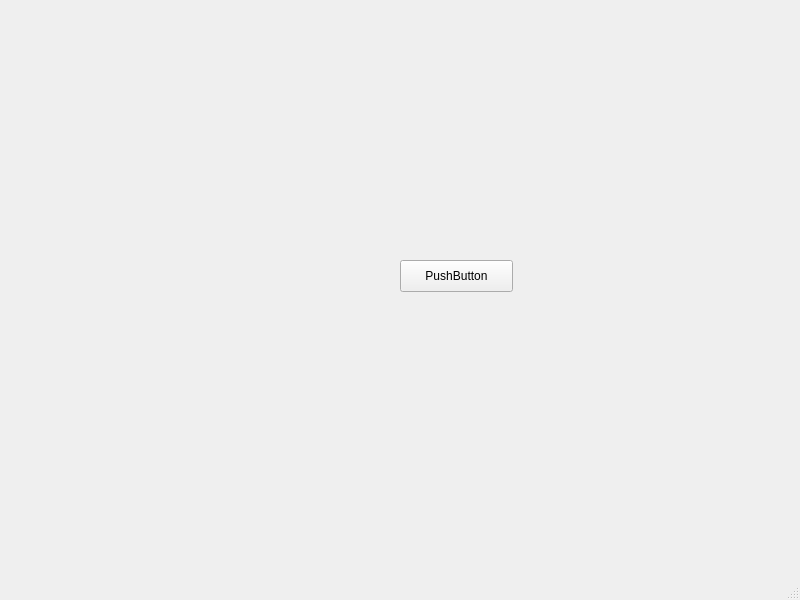
<?xml version="1.0" encoding="UTF-8"?>
<ui version="4.0">
 <class>MainWindow</class>
 <widget class="QMainWindow" name="MainWindow">
  <property name="geometry">
   <rect>
    <x>0</x>
    <y>0</y>
    <width>800</width>
    <height>600</height>
   </rect>
  </property>
  <property name="windowTitle">
   <string>MainWindow</string>
  </property>
  <widget class="QWidget" name="centralwidget">
   <widget class="QPushButton" name="pushButton">
    <property name="geometry">
     <rect>
      <x>400</x>
      <y>260</y>
      <width>113</width>
      <height>32</height>
     </rect>
    </property>
    <property name="text">
     <string>PushButton</string>
    </property>
   </widget>
  </widget>
  <widget class="QMenuBar" name="menubar">
   <property name="geometry">
    <rect>
     <x>0</x>
     <y>0</y>
     <width>800</width>
     <height>24</height>
    </rect>
   </property>
  </widget>
  <widget class="QStatusBar" name="statusbar"/>
 </widget>
 <resources/>
 <connections/>
</ui>
